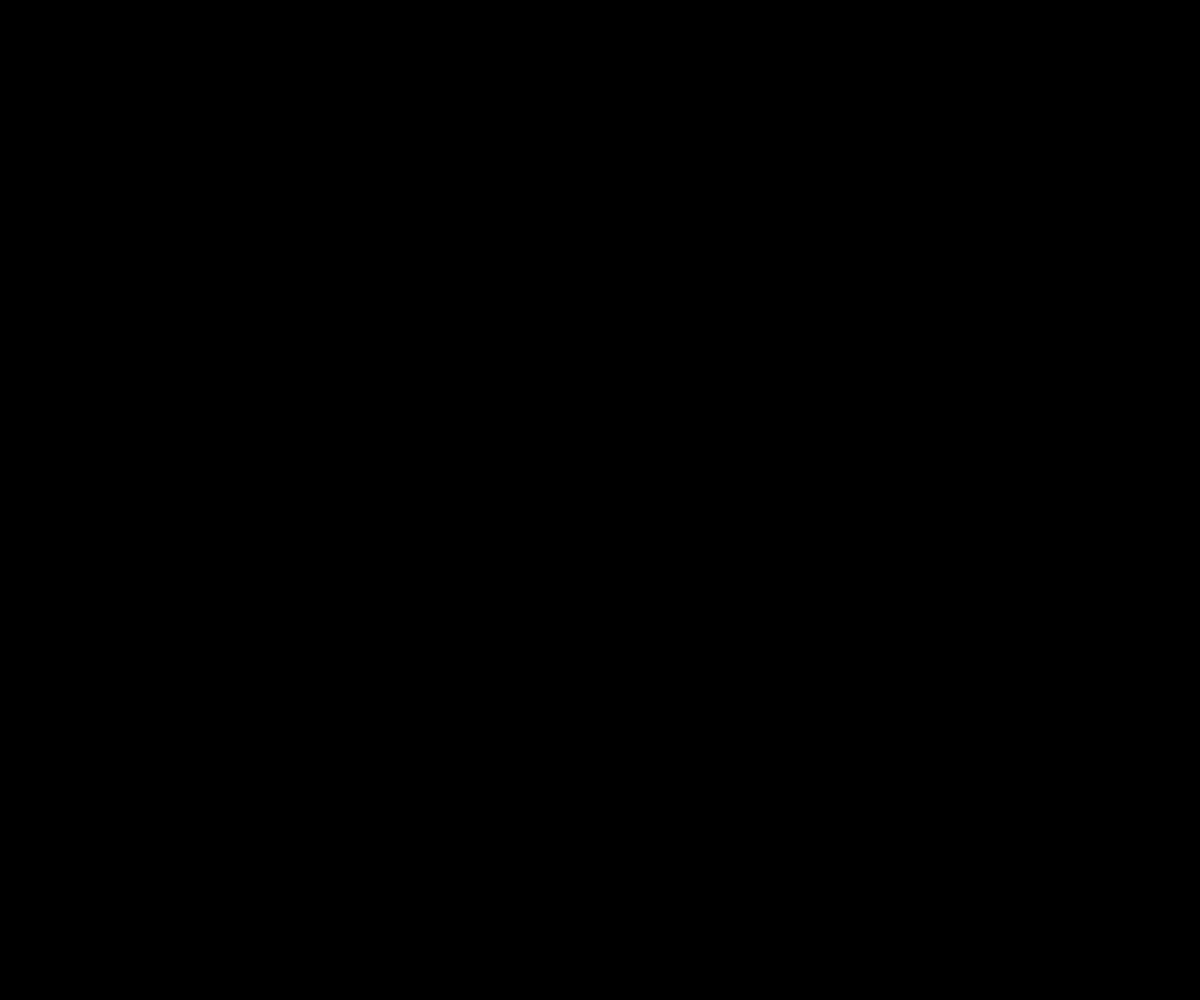
Frame 1 (no input)
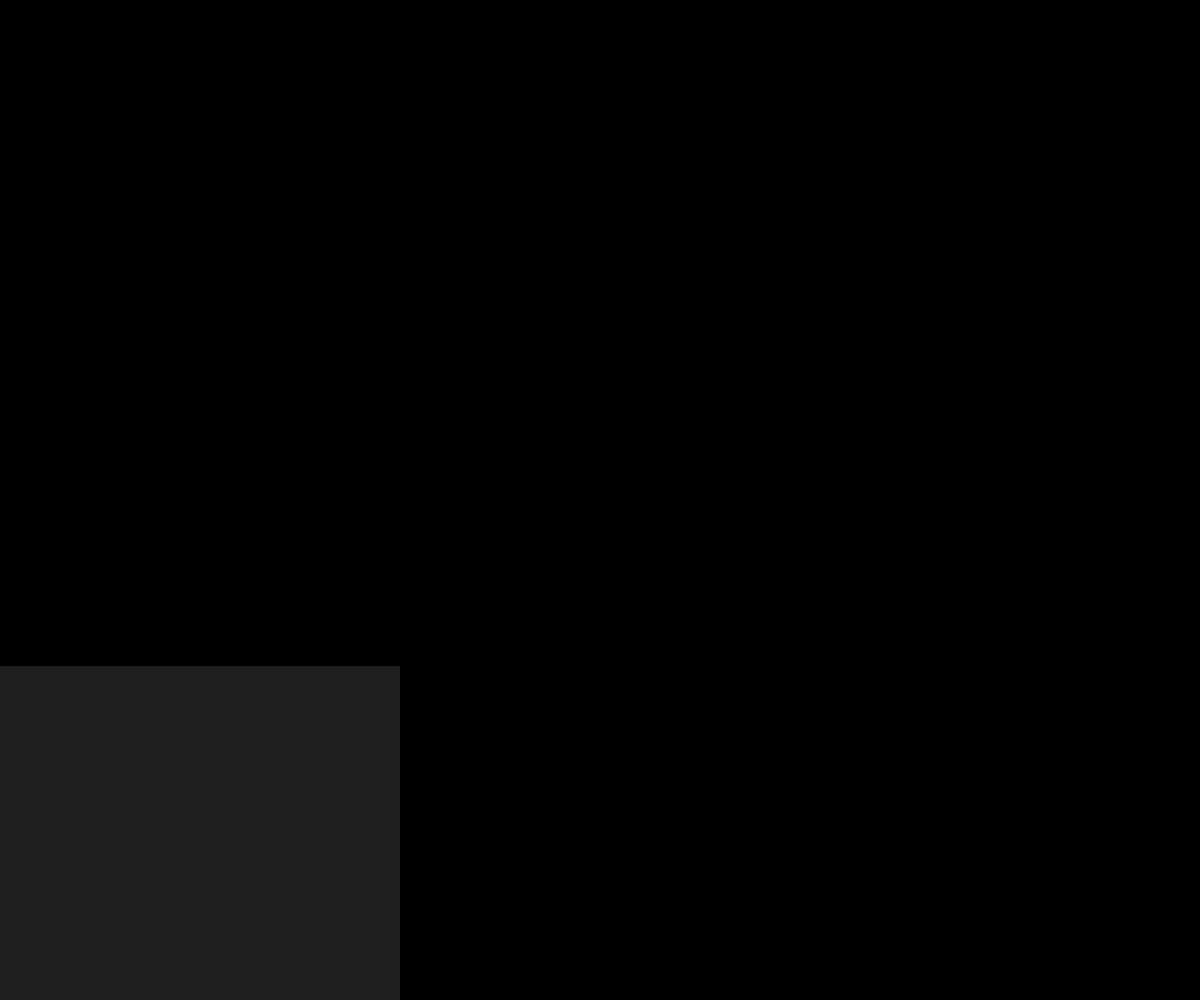
Frame 60 (no input)
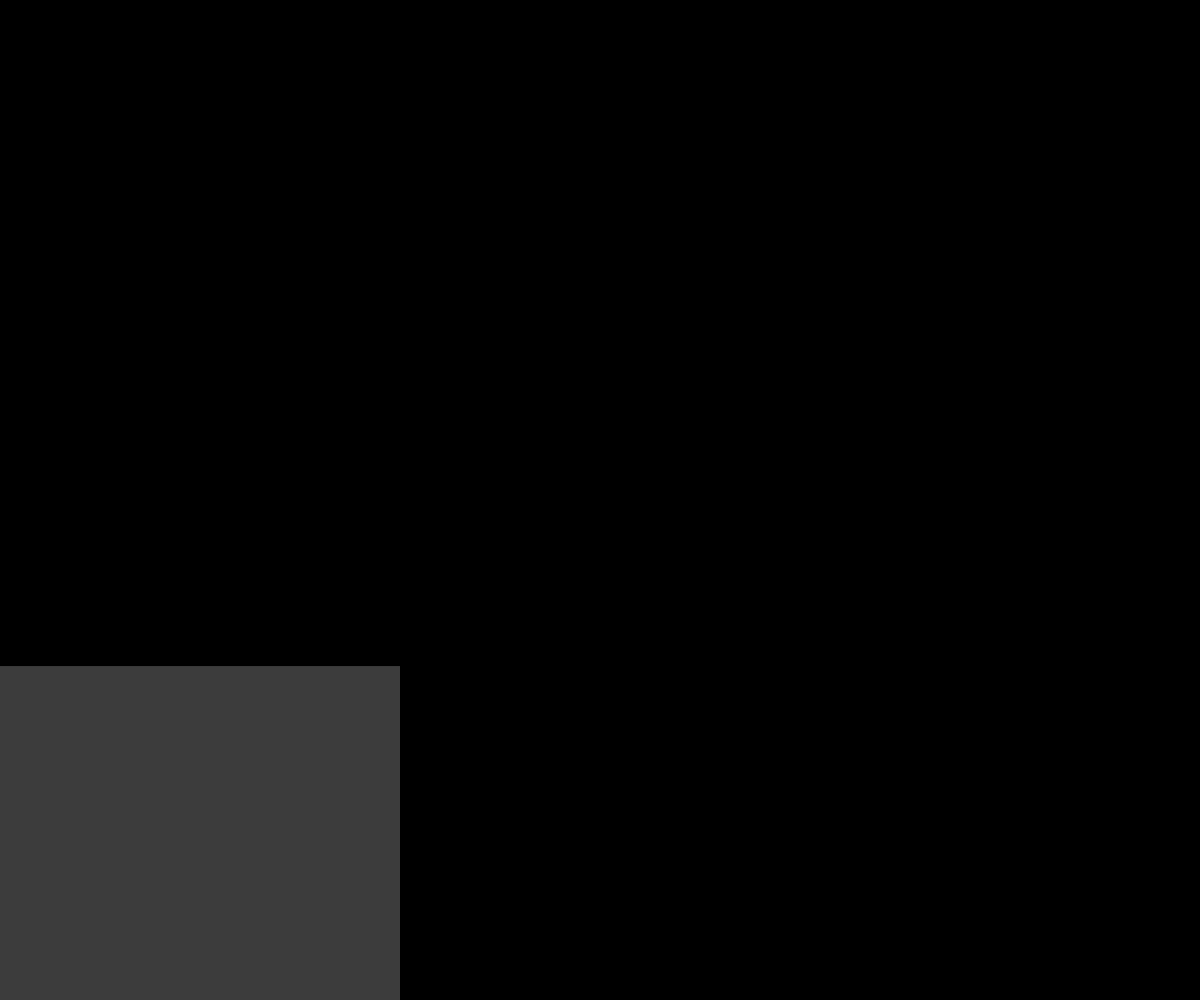
Frame 120 (the mouse pressed at the canvas centre since frame 60)

The p5.js sketch that drew these frames (run headless with seeded random() and noise() and a simulated clock; from frame 60 on, the mouse is pressed at the canvas centre):

// p5.js sketch
// ── sketch.js
let w = 800;
let h = 800;
let num = 3;
let sqw, sqh; // square width, square height
let i, pIndex, cIndex; // previous index, current index
let possibilities = [];
let t;
let f1 = 0; // fade in
let f2 = 255; // fade out

function setup() {
  noStroke();
  createCanvas(windowWidth, windowHeight);
  sqw = windowWidth / num;
  sqh = windowHeight / num;

  background(0);

  cIndex = round(random(num * num));
}

function draw() {
  i = 0;

  if (frameCount % 360 == 0) {
    background(0);
    pIndex = cIndex;
    f2 = f1; 
    f1 = 0;

    if (cIndex == 0) {
      // topleft corner
      possibilities = [cIndex + 1, cIndex + num];
    } else if (cIndex == num - 1) {
      // topright corner
      possibilities = [cIndex - 1, cIndex + num];
    } else if (cIndex == num * num - num) {
      // bottomleft corner
      possibilities = [cIndex + 1, cIndex - num];
    } else if (cIndex == num * num - 1) {
      // bottomright corner
      possibilities = [cIndex - 1, cIndex - num];
    } else if (cIndex < num) {
      // top edge
      possibilities = [cIndex - 1, cIndex + 1, cIndex + num];
    } else if (num * num - num < cIndex) {
      //bottom edge
      possibilities = [cIndex - 1, cIndex + 1, cIndex - num];
    } else if (cIndex % num == 0) {
      //left edge
      possibilities = [cIndex + 1, cIndex - num, cIndex + num];
    } else if (cIndex % num == num - 1) {
      //right edge
      possibilities = [cIndex - 1, cIndex - num, cIndex + num];
    } else {
      possibilities = [cIndex - 1, cIndex + 1, cIndex - num, cIndex + num];
    }

    cIndex = floor(random(possibilities.length));
    cIndex = possibilities[cIndex];
  }

  for (let y = 0; y < num; y++) {
    for (let x = 0; x < num; x++) {
      if (i == cIndex) {
        fill(f1);
        rect(x * sqw, y * sqh, sqw, sqh);
      }
      if (i == pIndex) {
        fill(f2);
        rect(x * sqw, y * sqh, sqw, sqh);
      }

      // text(i, x * sqw, y * sqh);

      i++;
    }
  }

  f1 += 0.5;
  f2 -= 0.5;
}
